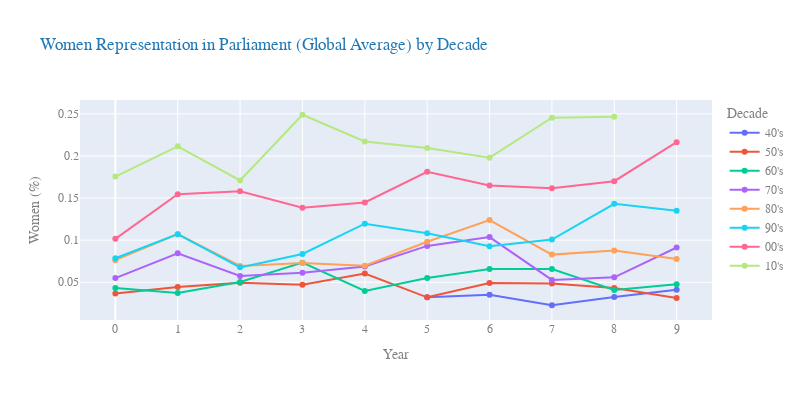

Notebook code for this chart:
### Code cell
temp = df.query("year_ > 1949")

fig = px.line(df, x="year", y="women_perc", color='decade', markers=True,
              title='Women Representation in Parliament (Global Average) by Decade',
              labels=dict(year='Year', women_perc='Women (%)', decade='Decade')
)
fig.update_layout(
        font_family="Courier New",
        font_color="grey",
        title_font_family="Courier New",
        title_font_color="#1f77b4",
        legend_title_font_color="grey",
        autosize=False,
        width=800,
        height=400
        )
fig.update_xaxes(nticks=20)
fig.show()

### Figure 1 — Plotly figure (JSON) as saved in the notebook; plotly's stock layout.template omitted (floating-point values rounded to 4 significant figures)
{"data": [{"hovertemplate": "Decade=40's<br>Year=%{x}<br>Women (%)=%{y}<extra></extra>", "legendgroup": "40's", "line": {"color": "#636efa", "dash": "solid"}, "marker": {"symbol": "circle"}, "mode": "lines+markers", "name": "40's", "orientation": "v", "showlegend": true, "type": "scatter", "x": [5, 6, 7, 8, 9], "xaxis": "x", "y": [0.03222, 0.03519, 0.02273, 0.03263, 0.04105], "yaxis": "y"}, {"hovertemplate": "Decade=50's<br>Year=%{x}<br>Women (%)=%{y}<extra></extra>", "legendgroup": "50's", "line": {"color": "#EF553B", "dash": "solid"}, "marker": {"symbol": "circle"}, "mode": "lines+markers", "name": "50's", "orientation": "v", "showlegend": true, "type": "scatter", "x": [0, 1, 2, 3, 4, 5, 6, 7, 8, 9], "xaxis": "x", "y": [0.03667, 0.04429, 0.04938, 0.04714, 0.06043, 0.03214, 0.04917, 0.0487, 0.04333, 0.03143], "yaxis": "y"}, {"hovertemplate": "Decade=60's<br>Year=%{x}<br>Women (%)=%{y}<extra></extra>", "legendgroup": "60's", "line": {"color": "#00cc96", "dash": "solid"}, "marker": {"symbol": "circle"}, "mode": "lines+markers", "name": "60's", "orientation": "v", "showlegend": true, "type": "scatter", "x": [0, 1, 2, 3, 4, 5, 6, 7, 8, 9], "xaxis": "x", "y": [0.04321, 0.03739, 0.0504, 0.07333, 0.03963, 0.055, 0.06571, 0.06571, 0.0408, 0.04767], "yaxis": "y"}, {"hovertemplate": "Decade=70's<br>Year=%{x}<br>Women (%)=%{y}<extra></extra>", "legendgroup": "70's", "line": {"color": "#ab63fa", "dash": "solid"}, "marker": {"symbol": "circle"}, "mode": "lines+markers", "name": "70's", "orientation": "v", "showlegend": true, "type": "scatter", "x": [0, 1, 2, 3, 4, 5, 6, 7, 8, 9], "xaxis": "x", "y": [0.055, 0.08444, 0.05741, 0.06129, 0.06875, 0.09318, 0.1037, 0.05281, 0.05583, 0.09132], "yaxis": "y"}, {"hovertemplate": "Decade=80's<br>Year=%{x}<br>Women (%)=%{y}<extra></extra>", "legendgroup": "80's", "line": {"color": "#FFA15A", "dash": "solid"}, "marker": {"symbol": "circle"}, "mode": "lines+markers", "name": "80's", "orientation": "v", "showlegend": true, "type": "scatter", "x": [0, 1, 2, 3, 4, 5, 6, 7, 8, 9], "xaxis": "x", "y": [0.07625, 0.1071, 0.06941, 0.07303, 0.06974, 0.09813, 0.1239, 0.08286, 0.08774, 0.07767], "yaxis": "y"}, {"hovertemplate": "Decade=90's<br>Year=%{x}<br>Women (%)=%{y}<extra></extra>", "legendgroup": "90's", "line": {"color": "#19d3f3", "dash": "solid"}, "marker": {"symbol": "circle"}, "mode": "lines+markers", "name": "90's", "orientation": "v", "showlegend": true, "type": "scatter", "x": [0, 1, 2, 3, 4, 5, 6, 7, 8, 9], "xaxis": "x", "y": [0.07857, 0.1071, 0.06771, 0.08364, 0.1196, 0.1082, 0.0927, 0.1007, 0.1432, 0.1349], "yaxis": "y"}, {"hovertemplate": "Decade=00's<br>Year=%{x}<br>Women (%)=%{y}<extra></extra>", "legendgroup": "00's", "line": {"color": "#FF6692", "dash": "solid"}, "marker": {"symbol": "circle"}, "mode": "lines+markers", "name": "00's", "orientation": "v", "showlegend": true, "type": "scatter", "x": [0, 1, 2, 3, 4, 5, 6, 7, 8, 9], "xaxis": "x", "y": [0.1016, 0.1546, 0.1581, 0.1385, 0.1447, 0.1812, 0.1648, 0.1616, 0.17, 0.2163], "yaxis": "y"}, {"hovertemplate": "Decade=10's<br>Year=%{x}<br>Women (%)=%{y}<extra></extra>", "legendgroup": "10's", "line": {"color": "#B6E880", "dash": "solid"}, "marker": {"symbol": "circle"}, "mode": "lines+markers", "name": "10's", "orientation": "v", "showlegend": true, "type": "scatter", "x": [0, 1, 2, 3, 4, 5, 6, 7, 8], "xaxis": "x", "y": [0.1756, 0.2115, 0.171, 0.2489, 0.2172, 0.2094, 0.1979, 0.2453, 0.2466], "yaxis": "y"}], "layout": {"autosize": false, "font": {"color": "grey", "family": "Courier New"}, "height": 400, "legend": {"title": {"font": {"color": "grey"}, "text": "Decade"}, "tracegroupgap": 0}, "title": {"font": {"color": "#1f77b4", "family": "Courier New"}, "text": "Women Representation in Parliament (Global Average) by Decade"}, "width": 800, "xaxis": {"anchor": "y", "domain": [0, 1], "nticks": 20, "title": {"text": "Year"}}, "yaxis": {"anchor": "x", "domain": [0, 1], "title": {"text": "Women (%)"}}}}
